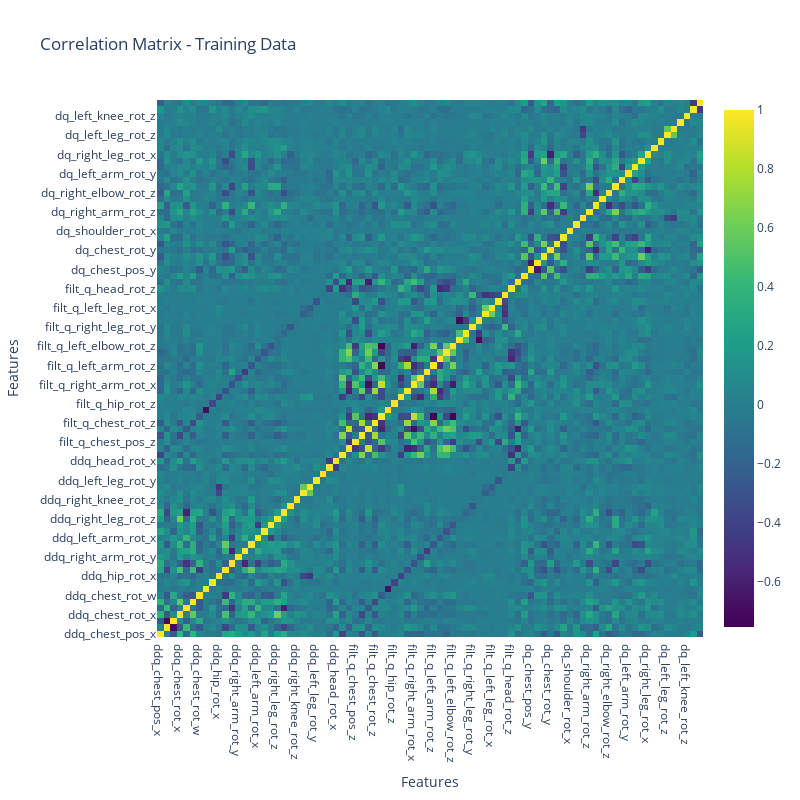
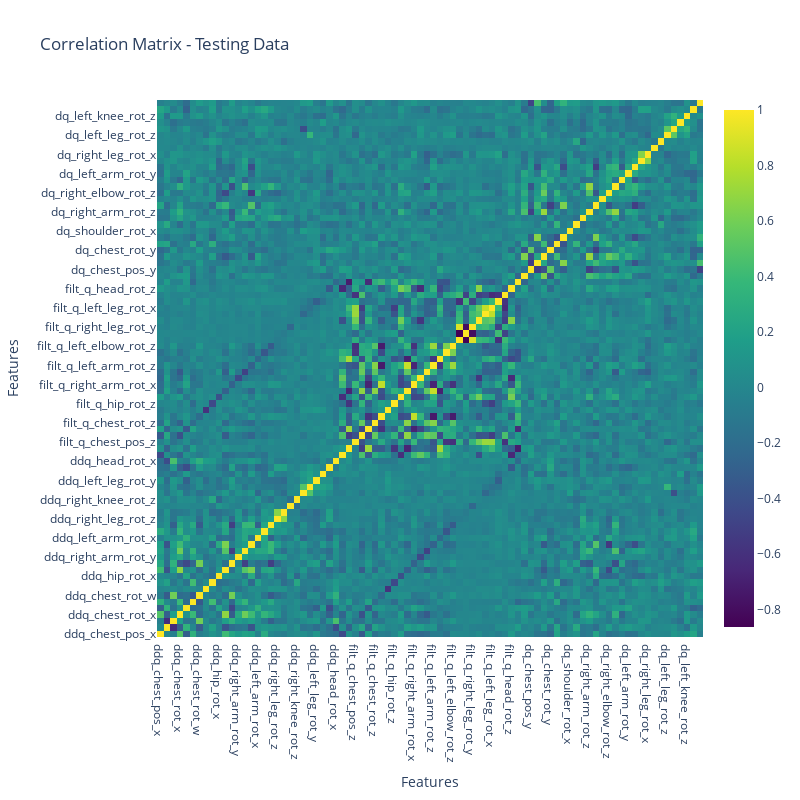

The notebook cell these images were saved under, in order:
### Markdown cell above
# Define states and controls

### Code cell
from sindy_utils import *

only_use_upper_body = False

test = False
if test:
    print('============ TEST MODE ============')

if only_use_upper_body:
    print('Using only upper body joints')

    # Select joint coordinates in the upper body only
    upper_body_frames = ['arm', 'elbow', 'head']
    upper_body_kpts = ['0','1','2','3','4','5','6','7','14','15','16','17']

    # Check if any of the upper_body_frames strings are substrings of the names in conf_names_*
    def is_in_upper_body(name, list_of_names):
        return any(item in name for item in list_of_names)

    conf_names_upper = [name for name in conf_names if is_in_upper_body(name, upper_body_frames)]
    conf_names_filt_upper = [name for name in conf_names_filt if is_in_upper_body(name, upper_body_frames)]
    conf_names_vel_upper = [name for name in conf_names_vel if is_in_upper_body(name, upper_body_frames)]
    conf_names_acc_upper = [name for name in conf_names_acc if is_in_upper_body(name, upper_body_frames)]
    conf_names_jerk_upper = [name for name in conf_names_jerk if is_in_upper_body(name, upper_body_frames)]
    kpt_names_upper = [name for name in kpt_names if is_in_upper_body(name, upper_body_kpts)]
    kpt_names_filt_upper = [name for name in kpt_names_filt if is_in_upper_body(name, upper_body_kpts)]
    kpt_names_vel_upper = [name for name in kpt_names_vel if is_in_upper_body(name, upper_body_kpts)]
    kpt_names_acc_upper = [name for name in kpt_names_acc if is_in_upper_body(name, upper_body_kpts)]
    
    conf_names = conf_names_upper
    conf_names_filt = conf_names_filt_upper
    conf_names_vel = conf_names_vel_upper
    conf_names_acc = conf_names_acc_upper
    conf_names_jerk = conf_names_jerk_upper
    kpt_names = kpt_names_upper
    kpt_names_filt = kpt_names_filt_upper
    kpt_names_vel = kpt_names_vel_upper
    kpt_names_acc = kpt_names_acc_upper  

# x: state -> q_ddot
# u: control -> q, q_dot
state_names = conf_names_acc
state_deriv_names = conf_names_jerk
control_names = conf_names_filt + conf_names_vel
if test:
    state_names = ['x', 'y', 'z']
    control_names = ['u1', 'u2']

feature_names = state_names + control_names

# Compute the correlation matrix
train_corr = train_df[feature_names].corr()
test_corr = test_df[feature_names].corr()

# Plot the correlation matrix using plotly for the training and testing datasets
plot_correlation_matrix(train_corr, 'Correlation Matrix - Training Data')
plot_correlation_matrix(test_corr, 'Correlation Matrix - Testing Data')

# Compute the KL divergence between the training and testing datasets for each feature
# The KL divergence is a measure of how much one probability distribution differs from a second, reference probability distribution
# A KL divergence of 0 indicates that the two distributions are identical
for feature in feature_names:
    kl_div = compute_kl_divergence(train_df[feature], test_df[feature])
    print('KL Divergence for', feature, ':\t\t', kl_div)

### Figure 1 — Plotly figure (JSON) as saved in the notebook; plotly's stock layout.template omitted (floating-point values rounded to 4 significant figures; data arrays with more than 128 entries replaced by an {"elided": "..."} marker saying what was removed)
{"data": [{"colorscale": [[0, "#440154"], [0.1111, "#482878"], [0.2222, "#3e4989"], [0.3333, "#31688e"], [0.4444, "#26828e"], [0.5556, "#1f9e89"], [0.6667, "#35b779"], [0.7778, "#6ece58"], [0.8889, "#b5de2b"], [1, "#fde725"]], "showscale": true, "type": "heatmap", "x": ["ddq_chest_pos_x", "ddq_chest_pos_y", "ddq_chest_pos_z", "ddq_chest_rot_x", "ddq_chest_rot_y", "ddq_chest_rot_z", "ddq_chest_rot_w", "ddq_shoulder_rot_x", "ddq_hip_rot_z", "ddq_hip_rot_x", "ddq_right_arm_rot_z", "ddq_right_arm_rot_x", "ddq_right_arm_rot_y", "ddq_right_elbow_rot_z", "ddq_left_arm_rot_z", "ddq_left_arm_rot_x", "ddq_left_arm_rot_y", "ddq_left_elbow_rot_z", "ddq_right_leg_rot_z", "ddq_right_leg_rot_x", "ddq_right_leg_rot_y", "ddq_right_knee_rot_z", "ddq_left_leg_rot_z", "ddq_left_leg_rot_x", "ddq_left_leg_rot_y", "ddq_left_knee_rot_z", "ddq_head_rot_z", "ddq_head_rot_x", "filt_q_chest_pos_x", "filt_q_chest_pos_y", "filt_q_chest_pos_z", "filt_q_chest_rot_x", "filt_q_chest_rot_y", "filt_q_chest_rot_z", "filt_q_chest_rot_w", "filt_q_shoulder_rot_x", "filt_q_hip_rot_z", "filt_q_hip_rot_x", "filt_q_right_arm_rot_z", "filt_q_right_arm_rot_x", "filt_q_right_arm_rot_y", "filt_q_right_elbow_rot_z", "filt_q_left_arm_rot_z", "filt_q_left_arm_rot_x", "filt_q_left_arm_rot_y", "filt_q_left_elbow_rot_z", "filt_q_right_leg_rot_z", "filt_q_right_leg_rot_x", "filt_q_right_leg_rot_y", "filt_q_right_knee_rot_z", "filt_q_left_leg_rot_z", "filt_q_left_leg_rot_x", "filt_q_left_leg_rot_y", "filt_q_left_knee_rot_z", "filt_q_head_rot_z", "filt_q_head_rot_x", "dq_chest_pos_x", "dq_chest_pos_y", "dq_chest_pos_z", "dq_chest_rot_x", "dq_chest_rot_y", "dq_chest_rot_z", "dq_chest_rot_w", "dq_shoulder_rot_x", "dq_hip_rot_z", "dq_hip_rot_x", "dq_right_arm_rot_z", "dq_right_arm_rot_x", "dq_right_arm_rot_y", "dq_right_elbow_rot_z", "dq_left_arm_rot_z", "dq_left_arm_rot_x", "dq_left_arm_rot_y", "dq_left_elbow_rot_z", "dq_right_leg_rot_z", "dq_right_leg_rot_x", "dq_right_leg_rot_y", "dq_right_knee_rot_z", "dq_left_leg_rot_z", "dq_left_leg_rot_x", "dq_left_leg_rot_y", "dq_left_knee_rot_z", "dq_head_rot_z", "dq_head_rot_x"], "y": ["ddq_chest_pos_x", "ddq_chest_pos_y", "ddq_chest_pos_z", "ddq_chest_rot_x", "ddq_chest_rot_y", "ddq_chest_rot_z", "ddq_chest_rot_w", "ddq_shoulder_rot_x", "ddq_hip_rot_z", "ddq_hip_rot_x", "ddq_right_arm_rot_z", "ddq_right_arm_rot_x", "ddq_right_arm_rot_y", "ddq_right_elbow_rot_z", "ddq_left_arm_rot_z", "ddq_left_arm_rot_x", "ddq_left_arm_rot_y", "ddq_left_elbow_rot_z", "ddq_right_leg_rot_z", "ddq_right_leg_rot_x", "ddq_right_leg_rot_y", "ddq_right_knee_rot_z", "ddq_left_leg_rot_z", "ddq_left_leg_rot_x", "ddq_left_leg_rot_y", "ddq_left_knee_rot_z", "ddq_head_rot_z", "ddq_head_rot_x", "filt_q_chest_pos_x", "filt_q_chest_pos_y", "filt_q_chest_pos_z", "filt_q_chest_rot_x", "filt_q_chest_rot_y", "filt_q_chest_rot_z", "filt_q_chest_rot_w", "filt_q_shoulder_rot_x", "filt_q_hip_rot_z", "filt_q_hip_rot_x", "filt_q_right_arm_rot_z", "filt_q_right_arm_rot_x", "filt_q_right_arm_rot_y", "filt_q_right_elbow_rot_z", "filt_q_left_arm_rot_z", "filt_q_left_arm_rot_x", "filt_q_left_arm_rot_y", "filt_q_left_elbow_rot_z", "filt_q_right_leg_rot_z", "filt_q_right_leg_rot_x", "filt_q_right_leg_rot_y", "filt_q_right_knee_rot_z", "filt_q_left_leg_rot_z", "filt_q_left_leg_rot_x", "filt_q_left_leg_rot_y", "filt_q_left_knee_rot_z", "filt_q_head_rot_z", "filt_q_head_rot_x", "dq_chest_pos_x", "dq_chest_pos_y", "dq_chest_pos_z", "dq_chest_rot_x", "dq_chest_rot_y", "dq_chest_rot_z", "dq_chest_rot_w", "dq_shoulder_rot_x", "dq_hip_rot_z", "dq_hip_rot_x", "dq_right_arm_rot_z", "dq_right_arm_rot_x", "dq_right_arm_rot_y", "dq_right_elbow_rot_z", "dq_left_arm_rot_z", "dq_left_arm_rot_x", "dq_left_arm_rot_y", "dq_left_elbow_rot_z", "dq_right_leg_rot_z", "dq_right_leg_rot_x", "dq_right_leg_rot_y", "dq_right_knee_rot_z", "dq_left_leg_rot_z", "dq_left_leg_rot_x", "dq_left_leg_rot_y", "dq_left_knee_rot_z", "dq_head_rot_z", "dq_head_rot_x"], "z": {"elided": "84x84 float values"}}], "layout": {"height": 800, "title": {"text": "Correlation Matrix - Training Data"}, "width": 800, "xaxis": {"title": {"text": "Features"}}, "yaxis": {"title": {"text": "Features"}}}}

### Figure 2 — Plotly figure (JSON) as saved in the notebook; plotly's stock layout.template omitted (floating-point values rounded to 4 significant figures; data arrays with more than 128 entries replaced by an {"elided": "..."} marker saying what was removed)
{"data": [{"colorscale": [[0, "#440154"], [0.1111, "#482878"], [0.2222, "#3e4989"], [0.3333, "#31688e"], [0.4444, "#26828e"], [0.5556, "#1f9e89"], [0.6667, "#35b779"], [0.7778, "#6ece58"], [0.8889, "#b5de2b"], [1, "#fde725"]], "showscale": true, "type": "heatmap", "x": ["ddq_chest_pos_x", "ddq_chest_pos_y", "ddq_chest_pos_z", "ddq_chest_rot_x", "ddq_chest_rot_y", "ddq_chest_rot_z", "ddq_chest_rot_w", "ddq_shoulder_rot_x", "ddq_hip_rot_z", "ddq_hip_rot_x", "ddq_right_arm_rot_z", "ddq_right_arm_rot_x", "ddq_right_arm_rot_y", "ddq_right_elbow_rot_z", "ddq_left_arm_rot_z", "ddq_left_arm_rot_x", "ddq_left_arm_rot_y", "ddq_left_elbow_rot_z", "ddq_right_leg_rot_z", "ddq_right_leg_rot_x", "ddq_right_leg_rot_y", "ddq_right_knee_rot_z", "ddq_left_leg_rot_z", "ddq_left_leg_rot_x", "ddq_left_leg_rot_y", "ddq_left_knee_rot_z", "ddq_head_rot_z", "ddq_head_rot_x", "filt_q_chest_pos_x", "filt_q_chest_pos_y", "filt_q_chest_pos_z", "filt_q_chest_rot_x", "filt_q_chest_rot_y", "filt_q_chest_rot_z", "filt_q_chest_rot_w", "filt_q_shoulder_rot_x", "filt_q_hip_rot_z", "filt_q_hip_rot_x", "filt_q_right_arm_rot_z", "filt_q_right_arm_rot_x", "filt_q_right_arm_rot_y", "filt_q_right_elbow_rot_z", "filt_q_left_arm_rot_z", "filt_q_left_arm_rot_x", "filt_q_left_arm_rot_y", "filt_q_left_elbow_rot_z", "filt_q_right_leg_rot_z", "filt_q_right_leg_rot_x", "filt_q_right_leg_rot_y", "filt_q_right_knee_rot_z", "filt_q_left_leg_rot_z", "filt_q_left_leg_rot_x", "filt_q_left_leg_rot_y", "filt_q_left_knee_rot_z", "filt_q_head_rot_z", "filt_q_head_rot_x", "dq_chest_pos_x", "dq_chest_pos_y", "dq_chest_pos_z", "dq_chest_rot_x", "dq_chest_rot_y", "dq_chest_rot_z", "dq_chest_rot_w", "dq_shoulder_rot_x", "dq_hip_rot_z", "dq_hip_rot_x", "dq_right_arm_rot_z", "dq_right_arm_rot_x", "dq_right_arm_rot_y", "dq_right_elbow_rot_z", "dq_left_arm_rot_z", "dq_left_arm_rot_x", "dq_left_arm_rot_y", "dq_left_elbow_rot_z", "dq_right_leg_rot_z", "dq_right_leg_rot_x", "dq_right_leg_rot_y", "dq_right_knee_rot_z", "dq_left_leg_rot_z", "dq_left_leg_rot_x", "dq_left_leg_rot_y", "dq_left_knee_rot_z", "dq_head_rot_z", "dq_head_rot_x"], "y": ["ddq_chest_pos_x", "ddq_chest_pos_y", "ddq_chest_pos_z", "ddq_chest_rot_x", "ddq_chest_rot_y", "ddq_chest_rot_z", "ddq_chest_rot_w", "ddq_shoulder_rot_x", "ddq_hip_rot_z", "ddq_hip_rot_x", "ddq_right_arm_rot_z", "ddq_right_arm_rot_x", "ddq_right_arm_rot_y", "ddq_right_elbow_rot_z", "ddq_left_arm_rot_z", "ddq_left_arm_rot_x", "ddq_left_arm_rot_y", "ddq_left_elbow_rot_z", "ddq_right_leg_rot_z", "ddq_right_leg_rot_x", "ddq_right_leg_rot_y", "ddq_right_knee_rot_z", "ddq_left_leg_rot_z", "ddq_left_leg_rot_x", "ddq_left_leg_rot_y", "ddq_left_knee_rot_z", "ddq_head_rot_z", "ddq_head_rot_x", "filt_q_chest_pos_x", "filt_q_chest_pos_y", "filt_q_chest_pos_z", "filt_q_chest_rot_x", "filt_q_chest_rot_y", "filt_q_chest_rot_z", "filt_q_chest_rot_w", "filt_q_shoulder_rot_x", "filt_q_hip_rot_z", "filt_q_hip_rot_x", "filt_q_right_arm_rot_z", "filt_q_right_arm_rot_x", "filt_q_right_arm_rot_y", "filt_q_right_elbow_rot_z", "filt_q_left_arm_rot_z", "filt_q_left_arm_rot_x", "filt_q_left_arm_rot_y", "filt_q_left_elbow_rot_z", "filt_q_right_leg_rot_z", "filt_q_right_leg_rot_x", "filt_q_right_leg_rot_y", "filt_q_right_knee_rot_z", "filt_q_left_leg_rot_z", "filt_q_left_leg_rot_x", "filt_q_left_leg_rot_y", "filt_q_left_knee_rot_z", "filt_q_head_rot_z", "filt_q_head_rot_x", "dq_chest_pos_x", "dq_chest_pos_y", "dq_chest_pos_z", "dq_chest_rot_x", "dq_chest_rot_y", "dq_chest_rot_z", "dq_chest_rot_w", "dq_shoulder_rot_x", "dq_hip_rot_z", "dq_hip_rot_x", "dq_right_arm_rot_z", "dq_right_arm_rot_x", "dq_right_arm_rot_y", "dq_right_elbow_rot_z", "dq_left_arm_rot_z", "dq_left_arm_rot_x", "dq_left_arm_rot_y", "dq_left_elbow_rot_z", "dq_right_leg_rot_z", "dq_right_leg_rot_x", "dq_right_leg_rot_y", "dq_right_knee_rot_z", "dq_left_leg_rot_z", "dq_left_leg_rot_x", "dq_left_leg_rot_y", "dq_left_knee_rot_z", "dq_head_rot_z", "dq_head_rot_x"], "z": {"elided": "84x84 float values"}}], "layout": {"height": 800, "title": {"text": "Correlation Matrix - Testing Data"}, "width": 800, "xaxis": {"title": {"text": "Features"}}, "yaxis": {"title": {"text": "Features"}}}}
